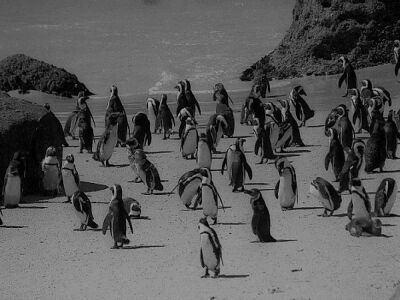
%> input picture TP2/TP02I01.jpg, 400 x 300 px
$ octave exercice1.m   (GNU Octave 9; MATLAB toolbox functions it lacks are replaced by stand-ins)
%> lines starting %> are read from the running program, lines starting %| are printed output that depends on the picture
### TP2/expansion.m
function resultat=expansion(img,histo,N)
%Renvoie un vecteur avec les indices de tous les élèments non nul d'un
%vecteur
k=find(histo);
Hmin=k(1)
Hmax=k(end)
tailleImage=size(img);
resultat=img;

for i=1:tailleImage(1) %ligne de l'image
    for j=1:tailleImage(2) %colonne de l'image
        resultat(i,j)=N*(img(i,j)-Hmin)/(Hmax-Hmin);
    end
end
end

### TP2/transfert.m
function transfert(t)
s=size(t);
m=double(zeros(s(1),3));
m(:,1)=t(:);
m(:,2)=t(:);
m(:,3)=t(:);
m=m/255;
colormap(m);
end

### TP2/exercice1.m
clear all
close all
clc

%On charge les trois images
img1=double(imread('TP02I01.jpg'));
%> img1: size 300x400 double; min 0, max 174, mean 89.6; mean of the top-left, top-right, bottom-left and bottom-right quarters 79.8, 64.8, 106.9, 107
img2=double(imread('TP02I02.bmp'));
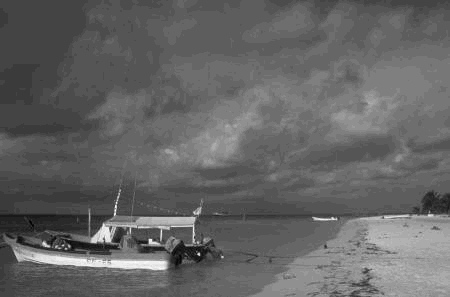
%> input picture TP2/TP02I02.bmp, 450 x 297 px
%> img2: size 297x450 double; min 0, max 30, mean 11.8; mean of the top-left, top-right, bottom-left and bottom-right quarters 10.2, 12.9, 10.8, 13.4
img3=double(imread('TP02I03.bmp'));
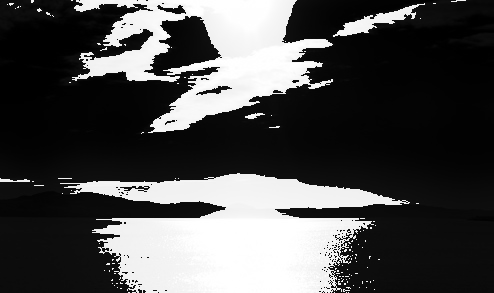
%> input picture TP2/TP02I03.bmp, 494 x 293 px
%> img3: size 293x494 double; min 0, max 255, mean 76.3; mean of the top-left, top-right, bottom-left and bottom-right quarters 76.5, 45.7, 100.4, 82.3

%image(uint8(img1));
%colormap(gray(256));

%Calcul des histogrammes
hist1=imhist(uint8(img1));
%> hist1 = 256 values, max 1865 at index 141, min 0 at index 168, mean 468.8
hist2=imhist(uint8(img2));
%> hist2 = 256 values, max 20131 at index 12, min 0 at index 32, mean 522.1
hist3=imhist(uint8(img3));
%> hist3 = 256 values, max 11008 at index 13, min 0 at index 17, mean 565.4
%affichage des histogrammes
figure(1)
bar(hist1);
%> figure, not shown here; tallest bar 1865 high, from x = 140.6 to 141.4
figure(2)
bar(hist2);
%> figure, not shown here; tallest bar 20131 high, from x = 11.6 to 12.4
figure(3)
bar(hist3);
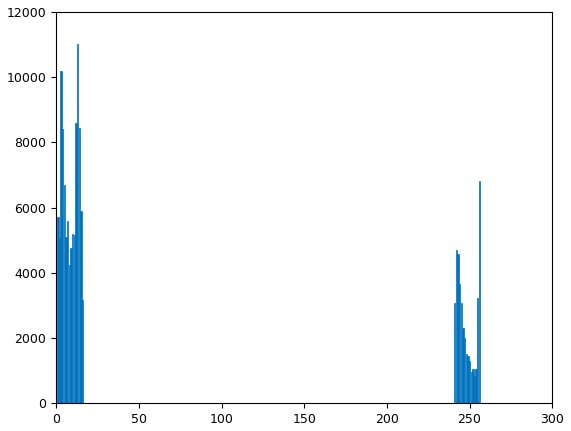
%> figure redrawn from the program's plot data; tallest bar 11008 high, from x = 12.6 to 13.4
%%

%expansion de la dynamique des trois images
exp1=expansion(img1,hist1,255);
%> in expansion, `k=find(histo);`: k = 170 values from 1 to 175
%> in expansion, `Hmin=k(1)`: Hmin = 1
%> in expansion, `Hmax=k(end)`: Hmax = 175
%> after the loop in expansion, `for i=1:tailleImage(1) %ligne de l'image`:
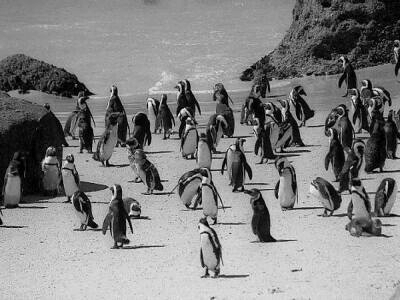
%> resultat: size 300x400 double; min -1.47, max 253.5, mean 129.9; drawn with min black and max white
exp2=expansion(img2,hist2,255);
exp3=expansion(img3,hist3,255);
%affichage des images après traitement
figure(5)
subplot(131);
image(uint8(exp1));
colormap(gray(256));
subplot(132);
image(uint8(exp2));
colormap(gray(256));
subplot(133);
image(uint8(exp3));
colormap(gray(256));
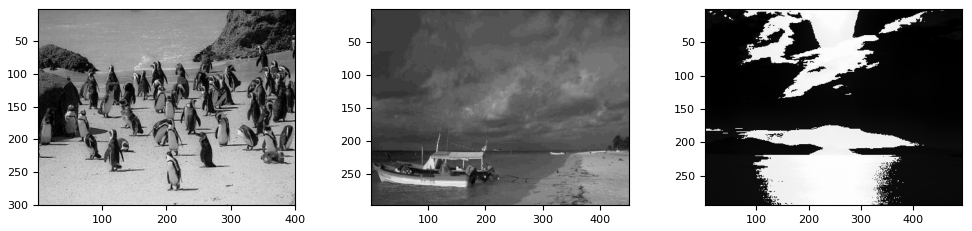
%> figure redrawn from the program's plot data, 3 panels
%affichage des histogrammes des images traitées
figure(8)
subplot(131);
imhist(uint8(exp1));
subplot(132);
imhist(uint8(exp2));
subplot(133);
imhist(uint8(exp3));
%> figure, not shown here; panel 1: highest point at x = 204, y = 1865; panel 2: highest point at x = 85, y = 20131; panel 3: highest point at x = 11, y = 11008

%question 3
%histeq permet d'égaliser une image
imgeq1=double(histeq(uint8(img1)));
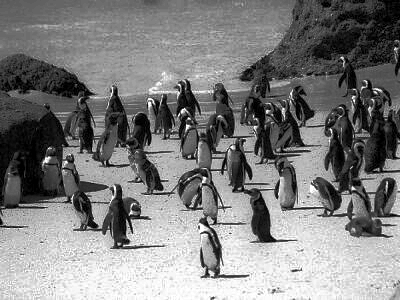
%> imgeq1: size 300x400 double; min 0, max 255, mean 126.5
image(uint8(imgeq1));
colormap(gray(256));
imhist(uint8(imgeq1))
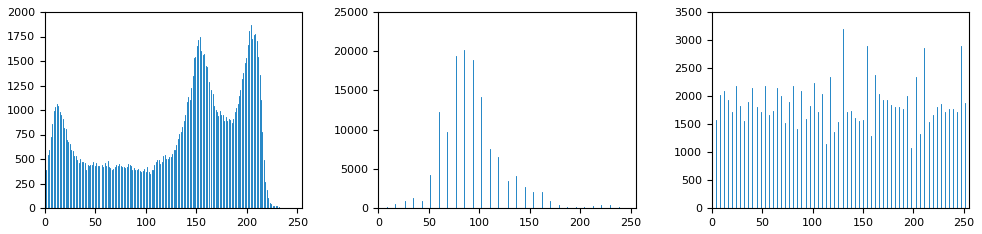
%> figure redrawn from the program's plot data, 3 panels; panel 1: highest point at x = 204, y = 1865; panel 2: highest point at x = 85, y = 20131; panel 3: highest point at x = 130, y = 3197

%%
%Egalisation

%%
%II-1 Table de couleur
figure(1);
image(uint8(img1));
colormap(gray(256));
%%
figure(2);
image(uint8(img1));
transfert(double([0:255]'));

%%
%II-2
palette=uint8((double([0:255]')./155).*255);
figure(1);
image(img1);
figure(2);
transfert(palette);
image(uint8(img1));
